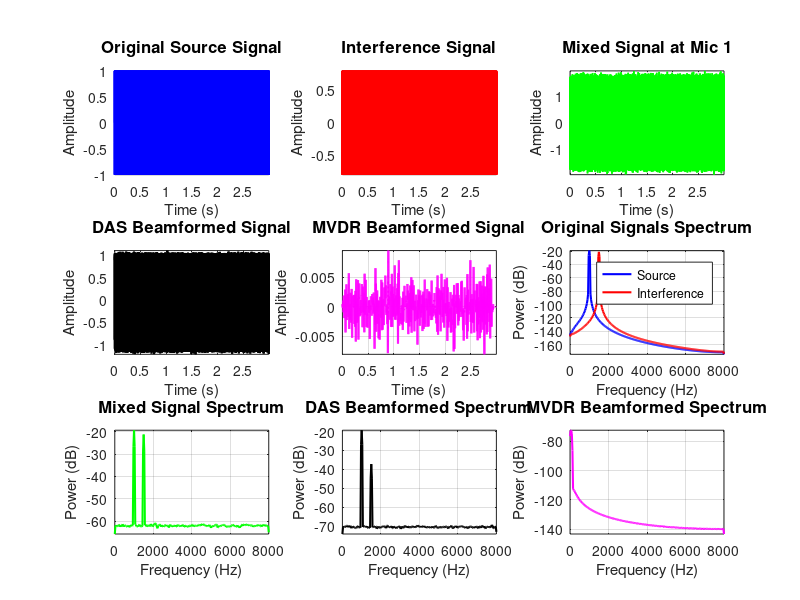

MATLAB code to generate this figure: (Note: this script raises an error after producing the figure.)
set(groot, 'DefaultFigureRenderer', 'painters');  % Try different renderer


clc; clear; close all;

outputDir = './mvdr_debug_results/';
if ~exist(outputDir, 'dir')
    mkdir(outputDir);
end

function arrayPos = getCircularArrayPositions(radius, nMics)
  
    arrayPos = zeros(3, nMics);
    
  
    for i = 1:6
        angle = (i-1) * 2*pi / 6;  % 6 outer mics, starting at 0°
        arrayPos(:, i) = [radius * cos(angle); radius * sin(angle); 0];
    end
    
    arrayPos(:, 7) = [0; 0; 0];
end

function [sourceSignal, micSignals, interferenceSignal] = generateTestSignalWithInterference(...
    arrayPos, sourceAngle, sourceFreq, interferenceAngle, interferenceFreq, fs, duration, snr_dB)

    
    nMics = size(arrayPos, 2);
    nSamples = round(duration * fs);
    t = (0:nSamples-1)' / fs;
    c = 343; % Speed of sound

    sourceSignal = sin(2*pi*sourceFreq*t);

    if ~isempty(interferenceAngle) && ~isempty(interferenceFreq)
        interferenceSignal = 0.8 * sin(2*pi*interferenceFreq*t + pi/4); % Phase shift for realism
    else
        interferenceSignal = zeros(size(sourceSignal));
    end
    sourceAngle_rad = deg2rad(sourceAngle);
    sourceDir = [cos(sourceAngle_rad); sin(sourceAngle_rad); 0];
   
    micSignals = zeros(nSamples, nMics);
    
    for i = 1:nMics
        % Calculate time delay from source to microphone
        distance_diff = dot(arrayPos(:, i), sourceDir);
        delay_samples = round(distance_diff * fs / c);

        if delay_samples >= 0
            delayed_source = [zeros(delay_samples, 1); sourceSignal(1:end-delay_samples)];
        else
            delayed_source = [sourceSignal(-delay_samples+1:end); zeros(-delay_samples, 1)];
        end
        
        micSignals(:, i) = delayed_source;
    end
    
    % Add interference if specified
    if ~isempty(interferenceAngle) && ~isempty(interferenceFreq)
        interferenceAngle_rad = deg2rad(interferenceAngle);
        interferenceDir = [cos(interferenceAngle_rad); sin(interferenceAngle_rad); 0];
        
        for i = 1:nMics
            distance_diff = dot(arrayPos(:, i), interferenceDir);
            delay_samples = round(distance_diff * fs / c);
            
            if delay_samples >= 0
                delayed_interference = [zeros(delay_samples, 1); interferenceSignal(1:end-delay_samples)];
            else
                delayed_interference = [interferenceSignal(-delay_samples+1:end); zeros(-delay_samples, 1)];
            end
            
            micSignals(:, i) = micSignals(:, i) + delayed_interference;
        end
    end

    signal_power = mean(sourceSignal.^2);
    noise_power = signal_power / (10^(snr_dB/10));
    
    for i = 1:nMics
        noise = sqrt(noise_power) * randn(nSamples, 1);
        micSignals(:, i) = micSignals(:, i) + noise;
    end
end

function beamformedSignal = applyDASBeamforming(micSignals, arrayPos, beamAngle, fs, c)
    
    [nSamples, nMics] = size(micSignals);
    beamAngle_rad = deg2rad(beamAngle);
    beamDir = [cos(beamAngle_rad); sin(beamAngle_rad); 0];
    
    delays = zeros(nMics, 1);
    for i = 1:nMics
        distance_diff = dot(arrayPos(:, i), beamDir);
        delays(i) = round(distance_diff * fs / c);
    end
    
    alignedSignals = zeros(nSamples, nMics);
    max_delay = max(abs(delays));
    
    for i = 1:nMics
        delay = delays(i) - min(delays); % Make all delays positive
        if delay >= 0
            alignedSignals(1:nSamples-delay, i) = micSignals(delay+1:nSamples, i);
        else
            alignedSignals(-delay+1:nSamples, i) = micSignals(1:nSamples+delay, i);
        end
    end
    
    % Sum aligned signals
    beamformedSignal = mean(alignedSignals, 2);
end

function beamformedSignal = applyMVDRBeamforming(micSignals, arrayPos, beamAngle, fs, c, blockSize, overlap, diagonal_loading)
    % Apply MVDR beamforming in frequency domain
    
    [nSamples, nMics] = size(micSignals);
    hopSize = round(blockSize * (1 - overlap));
    nBlocks = floor((nSamples - blockSize) / hopSize) + 1;
    nFreqs = blockSize / 2 + 1;
    
    % Initialize output
    beamformedSignal = zeros(nSamples, 1);
    normalization = zeros(nSamples, 1);
    
    % Window function
    window = hann(blockSize);
    
    % Process each block
    for blockIdx = 1:nBlocks
        startIdx = (blockIdx - 1) * hopSize + 1;
        endIdx = min(startIdx + blockSize - 1, nSamples);
        blockLength = endIdx - startIdx + 1;
        
        if blockLength < blockSize
            continue; % Skip incomplete blocks
        end
        
        % Extract windowed block
        micBlock = micSignals(startIdx:endIdx, :);
        windowedBlock = micBlock .* repmat(window, 1, nMics);
        
        % FFT
        micBlockFFT = fft(windowedBlock, blockSize);
        micBlockFFT = micBlockFFT(1:nFreqs, :); % Keep positive frequencies only
        
        % Process each frequency bin
        beamformedBlockFFT = zeros(nFreqs, 1);
        
        for freqIdx = 1:nFreqs
            freq = (freqIdx - 1) * fs / blockSize;
            
            if freq < 100 % Skip very low frequencies
                beamformedBlockFFT(freqIdx) = mean(micBlockFFT(freqIdx, :));
                continue;
            end
            
            % Get frequency domain signals
            X = micBlockFFT(freqIdx, :).'; % Column vector
            
            % Compute covariance matrix
            R = X * X' + diagonal_loading * eye(nMics);
            
            % Compute steering vector
            a = computeSteeringVector(arrayPos, beamAngle, freq, fs, c);
            
            % Compute MVDR weights
            w = computeMVDRWeights(R, a, diagonal_loading);
            
            % Apply beamforming
            beamformedBlockFFT(freqIdx) = w' * X;
        end
        
        % Reconstruct full spectrum (mirror for negative frequencies)
        fullSpectrum = [beamformedBlockFFT; conj(beamformedBlockFFT(end-1:-1:2))];
        
        % IFFT back to time domain
        beamformedBlock = real(ifft(fullSpectrum));
        beamformedBlock = beamformedBlock .* window;
        
        % Overlap-add
        beamformedSignal(startIdx:endIdx) = beamformedSignal(startIdx:endIdx) + beamformedBlock;
        normalization(startIdx:endIdx) = normalization(startIdx:endIdx) + window;
    end
    
    % Normalize overlap-add result
    validIdx = normalization > 0.01;
    beamformedSignal(validIdx) = beamformedSignal(validIdx) ./ normalization(validIdx);
end

function a = computeSteeringVector(arrayPos, beamAngle, freq, fs, c)
    % Compute steering vector for given beam angle and frequency
    
    nMics = size(arrayPos, 2);
    beamAngle_rad = deg2rad(beamAngle);
    beamDir = [cos(beamAngle_rad); sin(beamAngle_rad); 0];
    
    a = zeros(nMics, 1);
    k = 2 * pi * freq / c; % Wavenumber
    
    for i = 1:nMics
        phase_shift = k * dot(arrayPos(:, i), beamDir);
        a(i) = exp(-1j * phase_shift);
    end
end

function w = computeMVDRWeights(R, a, diagonal_loading)
    % Compute MVDR beamforming weights
    
    % Add diagonal loading for numerical stability
    R_reg = R + diagonal_loading * eye(size(R, 1));
    
    try
        % MVDR formula: w = (R^-1 * a) / (a^H * R^-1 * a)
        R_inv_a = R_reg \ a;
        w = R_inv_a / (a' * R_inv_a);
    catch
        % Fallback to uniform weights if matrix inversion fails
        w = a / norm(a);
    end
end

function R = computeCovarianceMatrix(micSignals, blockSize, overlap)
    % Compute sample covariance matrix in frequency domain
    
    [nSamples, nMics] = size(micSignals);
    hopSize = round(blockSize * (1 - overlap));
    nBlocks = floor((nSamples - blockSize) / hopSize) + 1;
    nFreqs = blockSize / 2 + 1;
    
    % Initialize covariance matrices
    R = zeros(nMics, nMics, nFreqs);
    window = hann(blockSize);
    
    for blockIdx = 1:nBlocks
        startIdx = (blockIdx - 1) * hopSize + 1;
        endIdx = min(startIdx + blockSize - 1, nSamples);
        blockLength = endIdx - startIdx + 1;
        
        if blockLength < blockSize
            continue;
        end
        
        % Extract windowed block
        micBlock = micSignals(startIdx:endIdx, :);
        windowedBlock = micBlock .* repmat(window, 1, nMics);
        
        % FFT
        micBlockFFT = fft(windowedBlock, blockSize);
        micBlockFFT = micBlockFFT(1:nFreqs, :);
        
        % Accumulate covariance for each frequency
        for freqIdx = 1:nFreqs
            X = micBlockFFT(freqIdx, :).'; % Column vector
            R(:, :, freqIdx) = R(:, :, freqIdx) + X * X';
        end
    end
    
    % Average over blocks
    R = R / nBlocks;
end

function sinr_dB = measureSINR(signal, targetFreq, interferenceFreq, fs)
  
    [psd, freqs] = pwelch(signal, [], [], [], fs);
    

    [~, targetBin] = min(abs(freqs - targetFreq));
    
    if ~isempty(interferenceFreq)
        [~, interferenceBin] = min(abs(freqs - interferenceFreq));
        
  
        targetRange = max(1, targetBin-2):min(length(freqs), targetBin+2);
        signalPower = mean(psd(targetRange));
        

        interferenceRange = max(1, interferenceBin-2):min(length(freqs), interferenceBin+2);
        interferencePower = mean(psd(interferenceRange));
        
       
        excludeIdx = [targetRange, interferenceRange];
        noiseIdx = setdiff(1:length(psd), excludeIdx);
        noisePower = mean(psd(noiseIdx));
        
        sinr_dB = 10 * log10(signalPower / (interferencePower + noisePower));
    else
        % Only signal and noise
        targetRange = max(1, targetBin-2):min(length(freqs), targetBin+2);
        signalPower = mean(psd(targetRange));
        
        noiseIdx = setdiff(1:length(psd), targetRange);
        noisePower = mean(psd(noiseIdx));
        
        sinr_dB = 10 * log10(signalPower / noisePower);
    end
end

function power = measureSignalPower(signal, freq, fs)
    % Measure signal power at specific frequency
    
    [psd, freqs] = pwelch(signal, [], [], [], fs);
    [~, freqBin] = min(abs(freqs - freq));
    freqRange = max(1, freqBin-1):min(length(freqs), freqBin+1);
    power = mean(psd(freqRange));
end

function [f, P] = computeSpectrum(signal, fs)
    % Compute power spectrum of signal
    
    [P, f] = pwelch(signal, [], [], [], fs);
end

% Test parameters
fs = 16000;                % Sample rate (Hz)
duration = 3.0;            % Signal duration (seconds) - longer for covariance estimation
testFreq = 1000;           % Test frequency (Hz)
snr_dB = 20;               % Signal-to-noise ratio (dB)
interferenceFreq = 1500;   % Interference frequency (Hz)
interferenceAngle = 180;   % Interference direction (degrees)

% Array geometry - same as DAS script
radius = 0.035;            % 3.5 cm radius
nMics = 7;                 % 6 outer + 1 center
c = 343;                   % Speed of sound (m/s)

% MVDR specific parameters
blockSize = 2048;          % Block size for frequency domain processing
overlap = 0.5;             % Overlap factor
diagonal_loading = 1e-3;   % Diagonal loading factor for matrix regularization

% Test scenarios
sourceAngles = [0, 45, 90, 135, 180, 225, 270, 315]; % Different source directions
beamAngles = [0, 45, 90, 135, 180, 225, 270, 315];   % Different beam directions
interferenceAngles = [90, 135, 180, 225, 270];       % Interference directions


%% Setup array geometry
arrayPos = getCircularArrayPositions(radius, nMics);

% Display array geometry
fprintf('\nArray geometry:\n');
for i = 1:nMics
    fprintf('Mic %d: (%.3f, %.3f, %.3f) m\n', i, arrayPos(1,i), arrayPos(2,i), arrayPos(3,i));
end

%% Test 1: Basic MVDR vs DAS Comparison
fprintf('\n=== Test 1: MVDR vs DAS Comparison ===\n');

sourceAngle = 0;  % Source at 0 degrees (front)
beamAngle = 0;    % Beam pointing at 0 degrees

[testSignal, micSignals, interferenceSignal] = generateTestSignalWithInterference(...
    arrayPos, sourceAngle, testFreq, interferenceAngle, interferenceFreq, fs, duration, snr_dB);

beamformedSignal_DAS = applyDASBeamforming(micSignals, arrayPos, beamAngle, fs, c);
beamformedSignal_MVDR = applyMVDRBeamforming(micSignals, arrayPos, beamAngle, fs, c, ...
    blockSize, overlap, diagonal_loading);

figure('Position', [100, 100, 1400, 1000]);
set(gcf, 'Color', 'white');

subplot(3,3,1);
plot((0:length(testSignal)-1)/fs, testSignal, 'b-', 'LineWidth', 1.5);
title('Original Source Signal', 'FontSize', 12);
xlabel('Time (s)'); ylabel('Amplitude');
grid on; axis tight;

subplot(3,3,2);
plot((0:length(interferenceSignal)-1)/fs, interferenceSignal, 'r-', 'LineWidth', 1.5);
title('Interference Signal', 'FontSize', 12);
xlabel('Time (s)'); ylabel('Amplitude');
grid on; axis tight;

subplot(3,3,3);
plot((0:size(micSignals,1)-1)/fs, micSignals(:,1), 'g-', 'LineWidth', 1.2);
title('Mixed Signal at Mic 1', 'FontSize', 12);
xlabel('Time (s)'); ylabel('Amplitude');
grid on; axis tight;

subplot(3,3,4);
plot((0:length(beamformedSignal_DAS)-1)/fs, beamformedSignal_DAS, 'k-', 'LineWidth', 1.5);
title('DAS Beamformed Signal', 'FontSize', 12);
xlabel('Time (s)'); ylabel('Amplitude');
grid on; axis tight;

subplot(3,3,5);
plot((0:length(beamformedSignal_MVDR)-1)/fs, beamformedSignal_MVDR, 'm-', 'LineWidth', 1.5);
title('MVDR Beamformed Signal', 'FontSize', 12);
xlabel('Time (s)'); ylabel('Amplitude');
grid on; axis tight;

% Frequency analysis
subplot(3,3,6);
[f, P_orig] = computeSpectrum(testSignal, fs);
plot(f, 10*log10(P_orig), 'b-', 'LineWidth', 1.5);
hold on;
[f, P_int] = computeSpectrum(interferenceSignal, fs);
plot(f, 10*log10(P_int), 'r-', 'LineWidth', 1.5);
title('Original Signals Spectrum', 'FontSize', 12);
xlabel('Frequency (Hz)'); ylabel('Power (dB)');
legend('Source', 'Interference', 'Location', 'best');
grid on; xlim([0, 3000]); axis tight;

subplot(3,3,7);
[f, P_mic] = computeSpectrum(micSignals(:,1), fs);
plot(f, 10*log10(P_mic), 'g-', 'LineWidth', 1.5);
title('Mixed Signal Spectrum', 'FontSize', 12);
xlabel('Frequency (Hz)'); ylabel('Power (dB)');
grid on; xlim([0, 3000]); axis tight;

subplot(3,3,8);
[f, P_das] = computeSpectrum(beamformedSignal_DAS, fs);
plot(f, 10*log10(P_das), 'k-', 'LineWidth', 1.5);
title('DAS Beamformed Spectrum', 'FontSize', 12);
xlabel('Frequency (Hz)'); ylabel('Power (dB)');
grid on; xlim([0, 3000]); axis tight;

subplot(3,3,9);
[f, P_mvdr] = computeSpectrum(beamformedSignal_MVDR, fs);
plot(f, 10*log10(P_mvdr), 'm-', 'LineWidth', 1.5);
title('MVDR Beamformed Spectrum', 'FontSize', 12);
xlabel('Frequency (Hz)'); ylabel('Power (dB)');
grid on; xlim([0, 3000]); axis tight;

sgtitle(sprintf('MVDR vs DAS - Source at %d°, Interference at %d°', sourceAngle, interferenceAngle), 'FontSize', 14);
drawnow;
saveas(gcf, fullfile(outputDir, 'test1_mvdr_vs_das.png'));
fprintf('Saved: test1_mvdr_vs_das.png\n');

fprintf('\n=== Test 2: Interference Suppression Analysis ===\n');

sourceAngle = 0;  % Fixed source direction
beamAngle = 0;    % Fixed beam direction

sinr_input = zeros(size(interferenceAngles));
sinr_das = zeros(size(interferenceAngles));
sinr_mvdr = zeros(size(interferenceAngles));

for i = 1:length(interferenceAngles)
    [testSignal, micSignals, interferenceSignal] = generateTestSignalWithInterference(...
        arrayPos, sourceAngle, testFreq, interferenceAngles(i), interferenceFreq, fs, duration, snr_dB);
    
    beamformed_DAS = applyDASBeamforming(micSignals, arrayPos, beamAngle, fs, c);
    beamformed_MVDR = applyMVDRBeamforming(micSignals, arrayPos, beamAngle, fs, c, ...
        blockSize, overlap, diagonal_loading);
    
    % Measure SINR (Signal-to-Interference-plus-Noise Ratio)
    sinr_input(i) = measureSINR(micSignals(:,1), testFreq, interferenceFreq, fs);
    sinr_das(i) = measureSINR(beamformed_DAS, testFreq, interferenceFreq, fs);
    sinr_mvdr(i) = measureSINR(beamformed_MVDR, testFreq, interferenceFreq, fs);
end

% Plot interference suppression results
figure('Position', [200, 200, 1200, 800]);
set(gcf, 'Color', 'white');

subplot(2,3,1);
plot(interferenceAngles, sinr_input, 'g-o', 'LineWidth', 2, 'MarkerSize', 8);
hold on;
plot(interferenceAngles, sinr_das, 'k-s', 'LineWidth', 2, 'MarkerSize', 8);
plot(interferenceAngles, sinr_mvdr, 'm-^', 'LineWidth', 2, 'MarkerSize', 8);
xlabel('Interference Angle (degrees)'); ylabel('SINR (dB)');
title('SINR vs Interference Direction');
legend('Input', 'DAS', 'MVDR', 'Location', 'best');
grid on;

subplot(2,3,2);
sinr_improvement_das = sinr_das - sinr_input;
sinr_improvement_mvdr = sinr_mvdr - sinr_input;
bar(interferenceAngles, [sinr_improvement_das; sinr_improvement_mvdr]', 'grouped');
xlabel('Interference Angle (degrees)'); ylabel('SINR Improvement (dB)');
title('SINR Improvement Comparison');
legend('DAS', 'MVDR', 'Location', 'best');
grid on;

subplot(2,3,3);
interference_suppression_das = sinr_das - sinr_input;
interference_suppression_mvdr = sinr_mvdr - sinr_input;
plot(interferenceAngles, interference_suppression_das, 'k-s', 'LineWidth', 2, 'MarkerSize', 8);
hold on;
plot(interferenceAngles, interference_suppression_mvdr, 'm-^', 'LineWidth', 2, 'MarkerSize', 8);
xlabel('Interference Angle (degrees)'); ylabel('Interference Suppression (dB)');
title('Interference Suppression Performance');
legend('DAS', 'MVDR', 'Location', 'best');
grid on;

% Directivity patterns with interference
subplot(2,3,[4,5,6]);
% Test directivity with strong interference
[~, micSignals_with_int, ~] = generateTestSignalWithInterference(...
    arrayPos, 0, testFreq, 180, interferenceFreq, fs, duration, snr_dB);

beamPowers_das = zeros(size(beamAngles));
beamPowers_mvdr = zeros(size(beamAngles));

for i = 1:length(beamAngles)
    beamformed_das = applyDASBeamforming(micSignals_with_int, arrayPos, beamAngles(i), fs, c);
    beamformed_mvdr = applyMVDRBeamforming(micSignals_with_int, arrayPos, beamAngles(i), fs, c, ...
        blockSize, overlap, diagonal_loading);
    
    beamPowers_das(i) = mean(beamformed_das.^2);
    beamPowers_mvdr(i) = mean(beamformed_mvdr.^2);
end

% Normalize
beamPowers_das_dB = 10*log10(beamPowers_das) - max(10*log10(beamPowers_das));
beamPowers_mvdr_dB = 10*log10(beamPowers_mvdr) - max(10*log10(beamPowers_mvdr));

plot(beamAngles, beamPowers_das_dB, 'k-s', 'LineWidth', 2, 'MarkerSize', 8);
hold on;
plot(beamAngles, beamPowers_mvdr_dB, 'm-^', 'LineWidth', 2, 'MarkerSize', 8);
xlabel('Beam Direction (degrees)'); ylabel('Relative Power (dB)');
title('Directivity Patterns with Interference (Source: 0°, Interference: 180°)');
legend('DAS', 'MVDR', 'Location', 'best');
grid on; xlim([0, 360]); xticks(0:45:360);

sgtitle('Interference Suppression Performance Analysis', 'FontSize', 14);
drawnow;
saveas(gcf, fullfile(outputDir, 'test2_interference_suppression.png'));
fprintf('Saved: test2_interference_suppression.png\n');

%% Test 3: Covariance Matrix Analysis
fprintf('\n=== Test 3: Covariance Matrix Analysis ===\n');

% Generate signals for covariance analysis
[~, micSignals_clean, ~] = generateTestSignalWithInterference(...
    arrayPos, 0, testFreq, [], [], fs, duration, snr_dB);
[~, micSignals_with_int, ~] = generateTestSignalWithInterference(...
    arrayPos, 0, testFreq, 180, interferenceFreq, fs, duration, snr_dB);

% Compute covariance matrices
R_clean = computeCovarianceMatrix(micSignals_clean, blockSize, overlap);
R_with_interference = computeCovarianceMatrix(micSignals_with_int, blockSize, overlap);

% Analyze covariance matrices at test frequency
freq_bin = round(testFreq * blockSize / fs) + 1;
R_clean_f = squeeze(R_clean(:, :, freq_bin));
R_with_int_f = squeeze(R_with_interference(:, :, freq_bin));

% Plot covariance analysis
figure('Position', [300, 300, 1400, 1000]);
set(gcf, 'Color', 'white');

subplot(2,4,1);
imagesc(abs(R_clean_f));
colorbar; colormap(jet);
title('Covariance Matrix Magnitude (Clean)');
xlabel('Microphone'); ylabel('Microphone');

subplot(2,4,2);
imagesc(abs(R_with_int_f));
colorbar; colormap(jet);
title('Covariance Matrix Magnitude (With Interference)');
xlabel('Microphone'); ylabel('Microphone');

subplot(2,4,3);
imagesc(angle(R_clean_f));
colorbar; colormap(hsv);
title('Covariance Matrix Phase (Clean)');
xlabel('Microphone'); ylabel('Microphone');

subplot(2,4,4);
imagesc(angle(R_with_int_f));
colorbar; colormap(hsv);
title('Covariance Matrix Phase (With Interference)');
xlabel('Microphone'); ylabel('Microphone');

% Eigenvalue analysis
[V_clean, D_clean] = eig(R_clean_f);
[V_int, D_int] = eig(R_with_int_f);

subplot(2,4,5);
eigenvals_clean = diag(D_clean);
eigenvals_int = diag(D_int);
semilogy(1:nMics, sort(eigenvals_clean, 'descend'), 'b-o', 'LineWidth', 2, 'MarkerSize', 8);
hold on;



semilogy(1:nMics, sort(eigenvals_int, 'descend'), 'r-s', 'LineWidth', 2, 'MarkerSize', 8);
xlabel('Eigenvalue Index'); ylabel('Eigenvalue Magnitude');
title('Eigenvalue Comparison');
legend('Clean', 'With Interference', 'Location', 'best');
grid on;
